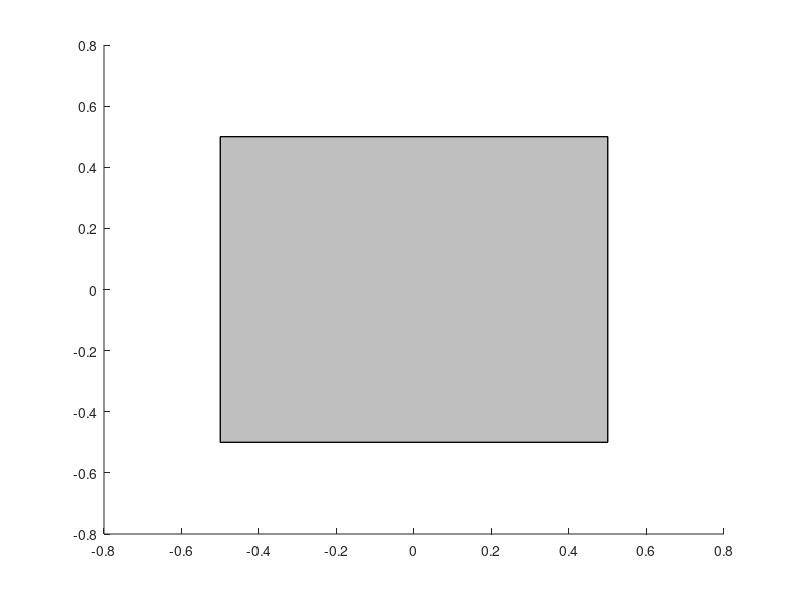

MATLAB code for this plot:
function [CuboidHandle, verts, facs] = drawCuboid(varargin)
% Draw Cuboid
% Draw a Cuboid using 8 rectangular faces. Places Cuboid Into Current Figure
%
% Inputs (SL, CV, EA, colr, alph)
% ----------------
% SL    - [X;Y;Z] Length of Cuboid Side (SL - SideLength)
% CV    - [X;Y;Z] Center of volume
% EA    - [Yaw(Z-axis);Pitch(y-axis);Roll(x-axis)] Euler/Rotation angles [radians]
% colr  - Color of cuboid; string (ex. 'r','b','g') or vector [R G B]
% alph  - Alpha transparency value of cuboid
%
% Outputs (CuboidHandle, verts, facs)
% ----------------
% CuboidHandle  = Handle for Patch Object
% verts         = 3x8 XYZ Vertices
% facs          = 6x4 Order of faces
%
%% Number of inputs and assign defaults if not specified
% Define Default Values
SL = [1;1;1];   CV = [0;0;0];   EA = [0;0;0];   colr = [0.5 0.5 0.5];   alph = 0.5;
switch nargin
    case 0
        % All Inputs Empty Using Default Values
    case 1
        SL = varargin{1};
    case 2
        SL = varargin{1};   CV = varargin{2};
    case 3
        SL = varargin{1};   CV = varargin{2};   EA = varargin{3};
    case 4
        SL = varargin{1};   CV = varargin{2};   EA = varargin{3};   colr = varargin{4};
    case 5
        SL = varargin{1};   CV = varargin{2};   EA = varargin{3};   colr = varargin{4};     alph = varargin{5};
    otherwise
        error('Invalid number of inputs')
end
%% Form ZYX Rotation Matrix
% Calculate Sines and Cosines
cz = cos(EA(1));	sz = sin(EA(1));
cy = cos(EA(2));	sy = sin(EA(2));
cx = cos(EA(3));	sx = sin(EA(3));
% Calculate Matrix
R = [cy*cz, cz*sx*sy - cx*sz, sx*sz + cx*cz*sy;...
    cy*sz, cx*cz + sx*sy*sz, cx*sy*sz - cz*sx;...
	-sy,            cy*sx,            cx*cy];
%% Create Vertices
x = 0.5*SL(1)*[-1 1 1 -1 -1 1 1 -1]';
y = 0.5*SL(2)*[1 1 1 1 -1 -1 -1 -1]';
z = 0.5*SL(3)*[-1 -1 1 1 1 1 -1 -1]';
%% Create Faces
facs = [1 2 3 4
        5 6 7 8
        4 3 6 5
        3 2 7 6
        2 1 8 7
        1 4 5 8];
%% Rotate and Translate Vertices
verts = zeros(3,8);
for i = 1:8
    verts(1:3,i) = R*[x(i);y(i);z(i)]+CV;
%     verts(1:3,i) = R*[x(i);y(i);z(i)]+R*CV;
end
%% Draw Patch Object
CuboidHandle = patch('Faces',facs,'Vertices',verts','FaceColor',colr,'FaceAlpha',alph);
end